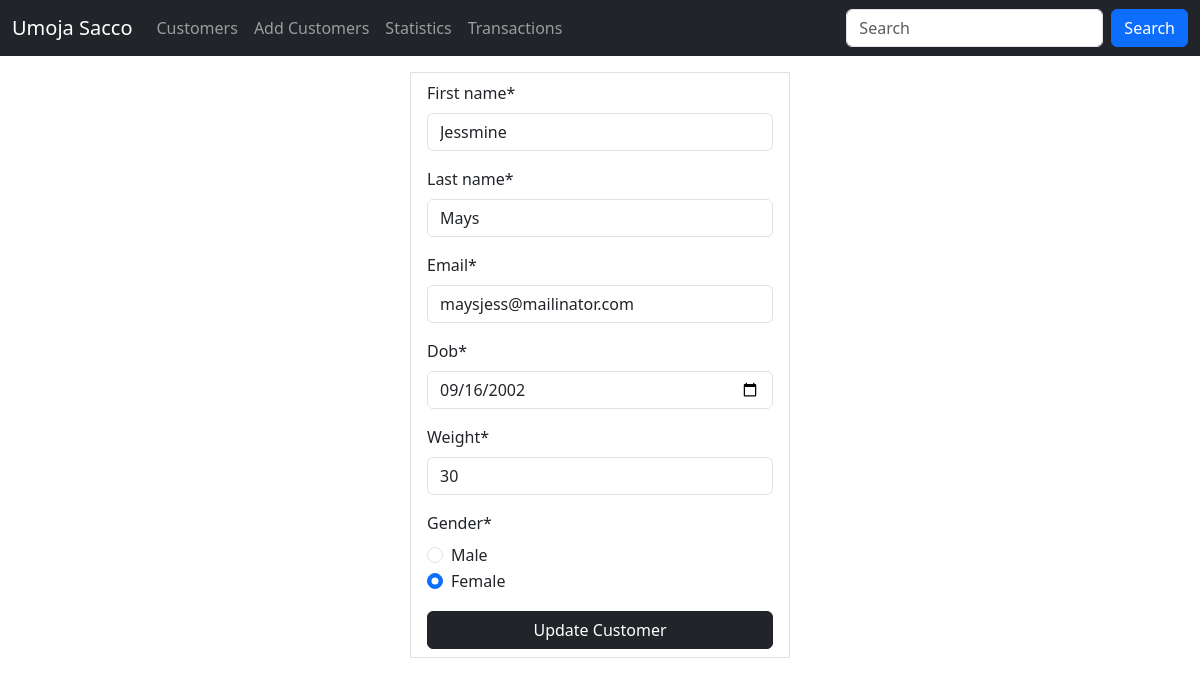
Page /customers/update/104 on the committed database.
### sacco/models.py (models this page shows, shortened)
class Customer(models.Model):
    first_name = models.CharField(max_length=30)
    last_name = models.CharField(max_length=30)
    email = models.EmailField(unique=True)
    dob = models.DateField()
    gender = models.CharField(max_length=10)
    weight = models.PositiveIntegerField(default=0)
    created_at = models.DateTimeField(auto_now_add=True)
    updated_at = models.DateTimeField(auto_now=True)
    class Meta:
        db_table = 'customers'

### sacco/views.py (the view)
# urls.py: path('customers/update/<int:customer_id>', views.update_customer, name='update_customer'),
def update_customer(request, customer_id):
    customer = get_object_or_404(Customer, id=customer_id)
    if request.method == "POST":
        form = CustomerForm(request.POST, instance=customer)
        if form.is_valid():
            form.save()
            return redirect('customers')
    else:
        form = CustomerForm(instance=customer)
    return render(request, 'customer_update_form.html', {"form": form})

### sacco/app_forms.py
class CustomerForm(forms.ModelForm):
    gender = forms.ChoiceField(choices=GENDER_CHOICES, widget=forms.RadioSelect)
    class Meta:
        model = Customer
        fields = ['first_name', 'last_name', 'email', 'dob', 'weight', 'gender']
        widgets = {
            'dob': forms.DateInput(attrs={'type': 'date', 'min': '1980-01-01', 'max': '2005-12-31'}),
            'weight': forms.NumberInput(attrs={'type': 'number', 'min': '35', 'max': '100'}),
        }

### templates/customer_update_form.html (shortened to what this page needs)
{% extends 'master.html' %}
{% load crispy_forms_filters %}
{% load crispy_forms_tags %}
{% block content %}
    <div class="container">
    <div class="row justify-content-center">
        <div class="col-sm-4 border px-3 py-2 mt-3">
            <form action="" method="post">
                {{ form | crispy }}
                <button class="btn btn-dark w-100">Update Customer</button>
            </form>
        </div>
    </div>
    </div>
{% endblock %}

### templates/master.html (style rules this page uses)
legend { font-size: 1rem; }

### rows in the picture
Customer: first_name "Jessmine", last_name "Mays", email "maysjess@mailinator.com", dob "09/16/2002", weight "30", gender "☐ Male ☑ Female"
